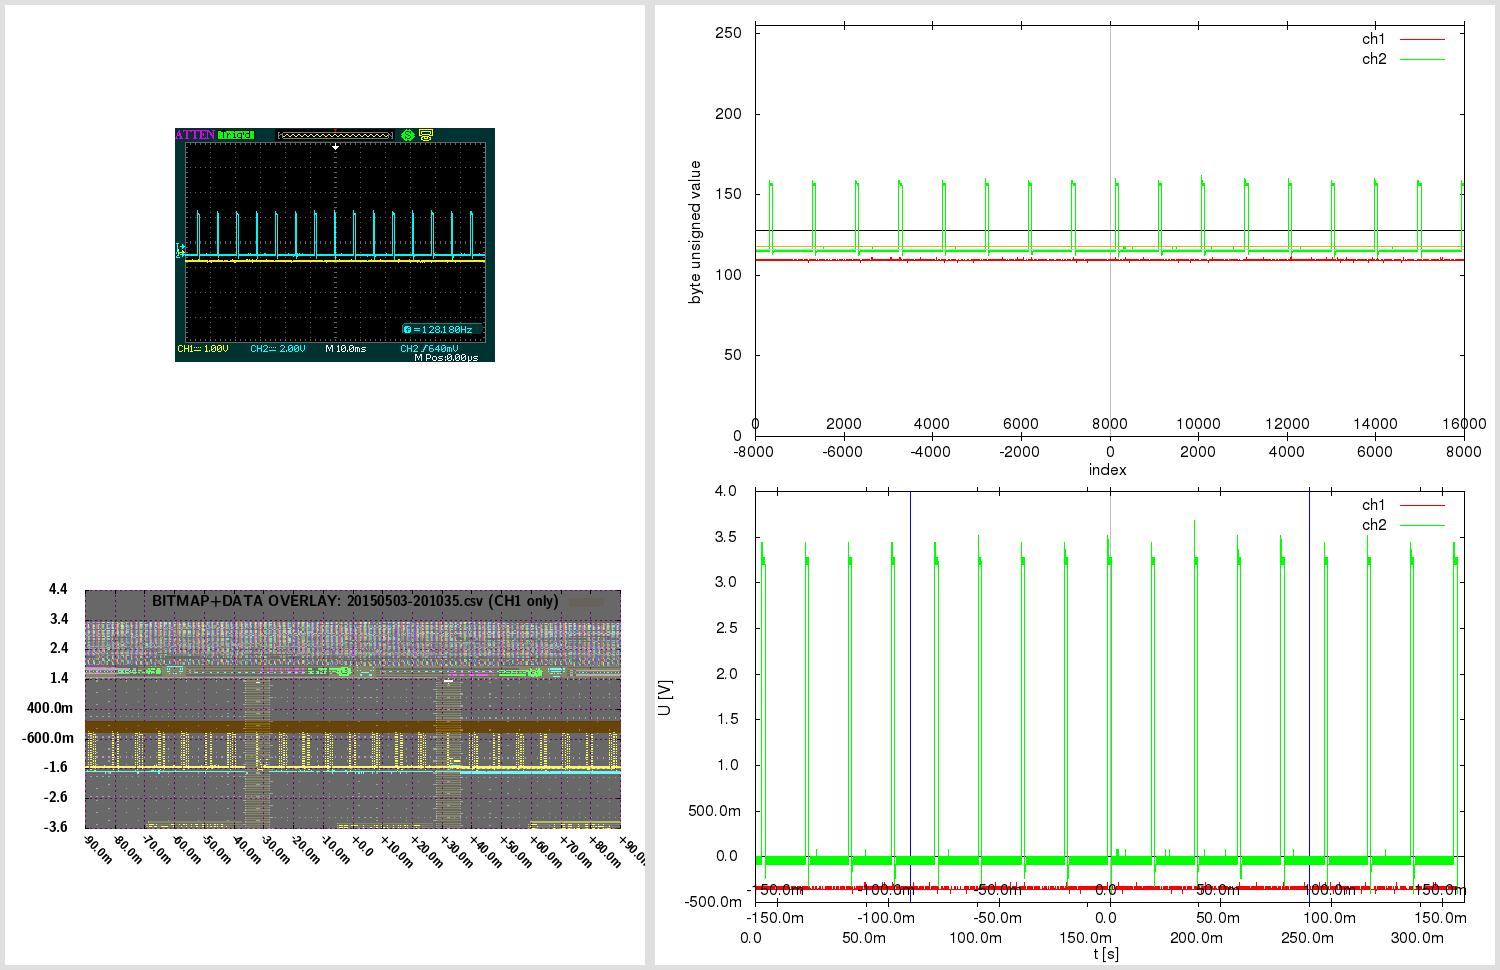

Reproduce this figure in gnuplot.

# 20150503-201035.gnuplot [generated by /home/warreee/attenload/adsparse-wave.pl]
# single gnuplot file, with two potentially independent scripts
# generates three plots: one based on integer, other based on real (SI) values
# and one bitmap overlay - and then montages them using ImageMagick

# attengrab .csv can just be centered (over t)
# -> the x=0 (t=0) will correspond to scope center
# (but .DAV/.CSV will also need extra sample alignment)

# in Linux, to see available fonts, do:
# fc-list --verbose | grep 'fullname:' | less
# the two fonts used here:
# LMSansDemiCond10-Regular or "Latin Modern Sans Demi Cond"; and Helvetica
# Helvetica doesn't even get reported on my system:
# $ fc-list --verbose | grep 'fullname:' | grep -i 'Helvetica\|Demi Cond'
#	fullname: "LM Sans Demi Cond 10 Regular"(s) "LMSansDemiCond10-Regular"(s)


print "Gnuplotting..."

## "master settings" (shared between both parts of script)

# line color - specified by linestyles
set style line 1 linetype 1 linecolor rgb "red"
set style line 2 linetype 1 linecolor rgb "green"
set style line 3 linetype 1 linecolor rgb "orange"
set style line 4 linetype 1 linecolor rgb "aquamarine"
set style line 5 linetype -1 linecolor rgb "black"
set style line 6 linetype -1 linecolor rgb "gray"
set style line 7 linetype 1 linecolor rgb "blue"


# VARIABLES ########### ########### ###########

fnbase="20150503-201035"
fn_bmp = fnbase . ".bmp"
fn_pngr = fnbase . "_r.png"
fn_pngi = fnbase . "_i.png"
fn_pngov = fnbase . "_ov.png"
fn_pngt = fnbase . "_tmp.png"
fn_pngo = fnbase . ".png"

# scope screen(shot) properties
tdiv = 0.01          # T/DIV (50e-9)
toffs = 0        # time offset (scope) (200e-9)
vdiv1 = 1        # V/DIV CH1 (500e-3)
vdiv2 = 2         # V/DIV CH2 (50e-3)
voffs1 = -0.4         # volt offset CH1 (-1.5)
voffs2 = -0.96       # volt offset CH2 (100e-3)
sampintp  = 2e-05    # (500e-12)
sampintf  = 1/sampintp
sratacqf  = 50000      # (250e6)
sratacqp  = 1/sratacqf
#osf = 1.0    # oversample factor (multiplies .CSV and .DAV time domain) # unused here
adsFactor = 1.28

# (edges of current capture and divisions)
scope_hdiv=18
scope_vdiv=8
# enforce floating point (see below)
scope_trange = scope_hdiv*tdiv*1.0    # (900e-9)
scope_left=toffs-(scope_trange/2)     # (-250e-9)
scope_right=toffs+(scope_trange/2)    # (650e-9)
scope_bottom=-voffs1-(scope_vdiv*vdiv1/2) # -500e-3
scope_top=-voffs1+(scope_vdiv*vdiv1/2)    # 3.5

totalch1Vspan=scope_vdiv*vdiv1
totalch2Vspan=scope_vdiv*vdiv2
ch1Vcoeff = adsFactor*totalch1Vspan/(2**8)
ch2Vcoeff = adsFactor*totalch2Vspan/(2**8)

voffs1int = voffs1/ch1Vcoeff  # -10
voffs2int = voffs2/ch2Vcoeff  # -12

acsv_fn = fnbase . '.csv' # '20130020-013902.csv' # from attenload tmp_wav
acsz=16000         # tmp_wav/.csv size (900)
fts=2e-05         # final timestep (sampling period)
# here scope_trange could be 18*1, with acsz 16000;
# if as integer, 18/16000 would be 0 - enforce floating point
# above enforcing scope_trange to float doesn't work,
# must again here:
tdivp = 1.0*scope_trange/acsz   # sampling rate, based on scope range and numsamples in tmp (1ns)
tdivf = 1/tdivp             # freq based on that sampling rate

# just in case - not needed usually:
triglevel=640e-3
trigholdoff=100e-9

toffsamp = toffs/fts		# 0
# time finetune offset - int (samples) (depends on range)
tfoi = -164


#### extract bitmap from .png, if .bmp not present
# was -crop 480x234+10+10; now -crop 480x234+95+128

cmdstr = 'if (! test -f "'.fn_bmp.'") ; then \
  echo -n "'.fn_bmp.' not found .. " ; \
  if [ -f "'.fn_pngo.'" ] ; then \
    echo -n "'.fn_pngo.' found - extracting" ; \
    convert -crop 480x234+95+128 "'.fn_pngo.'" "'.fn_bmp.'" ; \
  else \
    echo -n "'.fn_pngo.' not found - cannot extract" ; \
  fi ; \
else \
  echo -n "'.fn_bmp.' found - using that" ; \
fi; echo'

#print cmdstr
# note - since cmdstr above uses double quotes,
# must use single quotes for bash here!:
print system("bash -c '". cmdstr ."' 2>&1")


##################################
###### plot directly with unsigned byte data

set terminal png size 840,480
set termoption enhanced
set termoption font "Helvetica, 12"

set output fn_pngi
set datafile separator ","

# set axis label
set xlabel "index" offset 0.0,0.8
set ylabel "byte unsigned value" offset 1.0,0.0


# horizontal line as functions
zeroline(x)=128
ch1offs(x)=128+voffs1int # (-10)
ch2offs(x)=128+voffs2int # (-12)

# vertical line - headless arrow
# "y" scope axis in middle:
ymI = acsz/2
set arrow from ymI,0 to ymI,255 nohead ls 5
# time offset:
toI = ymI - toffs/fts
set arrow from toI,0 to toI,255 nohead ls 6


# must use multiplot here, to have two x-axes
# and thus, must set lmargin, so both graphs match

set size 1.0,0.9      # 0.1/2 = 0.05
set bmargin 0
set lmargin 10
set yrange [0:255] # 8-bit


set multiplot

set origin 0,0.1
set xrange [0:acsz]
set xtics in
set xtics offset 0,graph 0.08
plot \
  zeroline(x) with lines notitle ls 5,\
  acsv_fn using 1:2 with lines title "ch1" ls 1, \
  "" using 1:3 with lines title "ch2" ls 2, \
  ch1offs(x) with lines notitle ls 3, \
  ch2offs(x) with lines notitle ls 4

unset arrow # if big offset, line from prev. can 'leak' in next at diff place, so reset

set origin 0,0.1
set xtics out
set xtics offset 0,graph 0.02
set xrange [-acsz/2:acsz/2-1]
#set xtics nomirror 500
set noytics
set noylabel
unset xlabel # set xlabel ""
set border 1
plot 0 notitle

set nomultiplot


### reset previous settings
#unset border # no work for default
set border    # Draw default borders:
set ytics
unset yrange


##################################
###### plot with converted real SI units

# reset # resets set style line!

set terminal png size 840,480
set termoption enhanced
set termoption font "Helvetica, 12"

set output fn_pngr
set datafile separator ","

# set axis label
set xlabel "t [s]" offset 0.0,0.1
set ylabel "U [V]" offset 1.0,0.0

# axis tics format
set format y "%.1s%c"
set format x "%.1s%c"


# horizontal line as functions
zerolineR(x)=0
# don't show real offsets; they could be way off depending on V/DIV
#ch1offsR(x)=0+(-0.4)
#ch2offsR(x)=0+(-0.96)

# "y" scope axis in middle (the +1 added to ymI so it snaps at 0):
ymR=(ymI+1)*fts
set arrow from ymR,graph 0 to ymR,graph 1 nohead ls 5
# time offset:
toR=toI*fts
set arrow from toR,graph 0 to toR,graph 1 nohead ls 6
# indicate scope range here too
set arrow from scope_left+toR,graph 0 to scope_left+toR,graph 1 nohead ls 7
set arrow from scope_right+toR,graph 0 to scope_right+toR,graph 1 nohead ls 7


# must use multiplot here, to have two x-axes
# and thus, must set lmargin, so both graphs match

set size 1.0,0.9      # 0.1/2 = 0.05
set bmargin 0
set lmargin 10
set yrange [] writeback # since we don't set explicity, must save autorange
set autoscale y

set multiplot

set origin 0,0.13
set xrange [0:acsz*fts]
set xtics out
set xtics offset 0,graph -0.03
plot \
  zerolineR(x) with lines notitle ls 5,\
  acsv_fn using ($4+tfoi*fts):5 with lines title "ch1" ls 1, \
  "" using ($4+tfoi*fts):6 with lines title "ch2" ls 2

set yrange restore # this saves the found yrange after `plot`
unset arrow # if big offset, line from prev. can 'leak' in next at diff place, so reset

set origin 0,0.13
set xtics out
set xtics offset 0,graph 0.02
set xrange [(-acsz/2)*fts:(acsz/2-1)*fts]
set noytics
set noylabel
unset xlabel # set xlabel ""
set border 1
plot GPVAL_Y_MIN notitle

set origin 0,0.13
set xtics in
set xtics offset 0,graph 0.08
# wrong to put xrange [scope_left:scope_right] here;
# as [scope_left:scope_right] could be a snippet,
# and this graph shows entire capture!
# simply move the previous scale for toffset
toRR=(acsz/2.)*fts-toR
set xrange [(-acsz/2)*fts+toRR:(acsz/2-1)*fts+toRR]
set noytics
set noylabel
unset xlabel # set xlabel ""
set border 1
plot GPVAL_Y_MIN notitle

set nomultiplot


##################################
###### plot with bitmap and data overlay

# here 840,480 remains as output png size,
# even if not set explicitly; also, make
# the height smaller - so can have gravity North in montage

set terminal png truecolor size 640,305 # size 840,480
set termoption enhanced
myfont="LMSansDemiCond10-Regular"   # LMSansDemiCond10-Regular or "Latin Modern Sans Demi Cond"
# cannot do concatenation direct in termoption line, so in separate string
myfontb="".myfont.", 12"
set termoption font myfontb

set output fn_pngov
set datafile separator ","


set autoscale
unset xtics
unset ytics
unset border
unset arrow # delete all arrows
unset object # (hopefully) delete objects?

set xrange [scope_left:scope_right]
xticstep=(scope_right-scope_left)/scope_hdiv
set xtics in scope_left,xticstep,scope_right scale 1
set yrange [scope_bottom:scope_top]
yticstep=(scope_top-scope_bottom)/scope_vdiv
set ytics in scope_bottom,yticstep,scope_top scale 1
set grid xtics ytics back linecolor rgb "magenta"
# right is only gnuplot 4.6 - without it ok w/ 4.4
#set xtics rotate by -45 offset 2.5,-1.50 right format "%+.1s%c" font myfont.',10'
set xtics rotate by -45 offset 0.0,0.0 format "%+.1s%c" font myfont.',10'
set key noenhanced

# dimensions of scope screenshot bitmap
bmp_w=480
bmp_h=234

# alpha bmp transparency [0:255]
bmp_alpha = 150
# boxes fillstyle transparent solid 0.10
box_transp = (1.-(acsz/16384.))*0.9 + 0.10

# plot string for data in transparent bitmap:
plot1au = "(($0-acsz/2.+tfoi)*fts+toffs):($5)"

# bmp_w=480 bmp_h=234 ; inside 451x201+15+14
# on plot: scope_left:scope_right and scope_bottom:scope_top!
# (so toffset is built in!)

bdx = scope_trange/(451.0-1)  # [s/pixel] /451: 1.99557e-09 vs 2.000e-9 manually
bdy = totalch1Vspan/(201.0-1) # [V/pixel] /201: 0.0199005 vs 0.02005 manually
bofx = -((scope_trange/2.0)-toffs+(15.0+0)*bdx) #-15.0*bdx # -2.8e-7
bofy = -((totalch1Vspan/2.0)+voffs1+(14.0+5)*bdy) #-14.0*bdy # -0.88

# seems `boxes fillstyle transparent solid 0.40` makes some seethroughs
# or something with bmp alpha overlay; but even without, all the same?
# because the red + blue (somehow inverted) creates a gray.. better green or orange

_plot_str = "zerolineR(x) with lines notitle ls 1,\
acsv_fn \
  using ".plot1au." with boxes fillstyle transparent solid box_transp noborder linestyle 3\
  title 'BITMAP+DATA OVERLAY: '.acsv_fn.' (CH1 only)',\
fn_bmp \
  binary array=(bmp_w,bmp_h) skip=54 format='%uchar' \
  dx=bdx dy=bdy origin=(bofx,bofy) \
  using 1:2:3:(bmp_alpha) \
  with rgbalpha t ''"

# seems actual plot in screenshot bitmap (480 × 234)
#  is at: 451x201+15+14; aspect ratio 201/451 = 0.445676
set size ratio 0.445676

eval("plot " . _plot_str)




##################################
###### montage commands

# used to be in attengrab; now here
# call ImageMagick montage via system
# and montage in `gnuplot` (easier to separate)

print "Montaging images..."
# this works in ImageMagick 6.6.2-6, but not in 6.5.7-8
#      '.fn_pngov.' -gravity Center -extent x480  \#
# must spec -extent 640x480 for 6.5

cmdstr = 'montage \
  <(montage \
    <(convert \
      '.fn_bmp.' -gravity Center -crop 640x480-10+0! -flatten  \
      bmp:-) \
    <(convert \
      '.fn_pngov.' -gravity Center -extent 640x480  \
      bmp:-) \
  -tile 1x -geometry +0+0  \
  bmp:-) \
  <(montage \
    '.fn_pngi.' \
    '.fn_pngr.' \
  -tile 1x -geometry +0+0  \
  bmp:-) \
-geometry +0+0 -border 5 \
'.fn_pngo

print cmdstr
print system('bash -c "'. cmdstr .'" 2>&1')

print "Deleting temp files ..."

delcmd = "rm"

# leave the bitmap for now
# actually, let attengrab handle it - since
# it may need to be re-taken!
# #cmdstr = delcmd ." ". fn_bmp
# #print cmdstr . "  " . system(cmdstr . " 2>&1")

cmdstr = delcmd ." ". fn_pngr
print cmdstr . "  " . system(cmdstr . " 2>&1")

cmdstr = delcmd ." ". fn_pngi
print cmdstr . "  " . system(cmdstr . " 2>&1")

cmdstr = delcmd ." ". fn_pngov
print cmdstr . "  " . system(cmdstr . " 2>&1")




# note:
# set terminal png size 840,480 # size defaults to 640x480 px
# set terminal pdf size 10,3 # size defaults to 5x3 in
# enhanced text: set termoption enhanced

# vertical line - headless arrow
# need ymin and ymax; gnuplot gives them only after plot -
# - and even then they do not correspond to end ticks
# - and even then, cannot get the arrow to show, after the second `plot`
# .. nor can I edit it anyhow; it must run before the first `plot`
# so instead of that, position y coordinates relative to graph (0 to 1)
#set arrow 1 from graph 0.5,0 to graph 0.5,1 nohead ls 5

# in multiplot, yrange should be after the size command
# note: xrange could be 2250 or 450
# so leave it to autoscale here? will be accurate since it's integer index...
# now set explicitly by script # below in multiplot

# axis tics format
# for engineering notation - 'help format specifiers':
# "A 'scientific' power is one such that the exponent is a multiple of three."

# print "Montaging images..."

# "The 'tile' size is then set to the largest dimentions
# of all the resized images, and the size actually specified."
# "by removing the 'size' component, non of the images will
# be resized, and the 'tile' size will be set to the largest
# dimensions of all the images given"
# not so simple: http://unix.stackexchange.com/questions/4046/
# can be done in one command with bash subprocess pipes (bash only)
# was: .fn_bmp.' -gravity NorthWest ; fn_pngov.' -gravity North
# can pad with -gravity Center -extent 640x480;
# but also with crop! -flatten - there have offset too!
# -geometry +2+2 can also mess up the last -border 5 !

# bmp scale worked for:
# bmp_w=480 bmp_h=234 ; inside 451x201+15+14
# tdiv = 5e-08,  toffs = 2e-07,  vdiv1 = 0.5,   voffs1 = -1.5,
# dx=2.000e-9 dy=0.02005 origin=(-2.8e-7,-0.88) for
# tspan = 18*tdiv = 18*5e-08 = 9e-07s
# vspan1 = 8*vdiv1 = 8*0.5 = 4V
# tspan/451 = 9e-07/451 = 1.99557e-09 s/pixel
# vspan1/201 = 4/201 = 0.0199005 V/pixel
# bdx=tspan/(451-1) = '9e-07/(451-1)' = 2e-09
# bdy=vspan1/(201-1) = '4/(201-1)' = 0.02
# 15*bdx = 15*2e-9 = 3e-08
# 14*bdy = 14*0.02 = 0.28
# 15*1.99557e-09 = 2.99335e-08
# 14*0.0199005 = 0.278607
